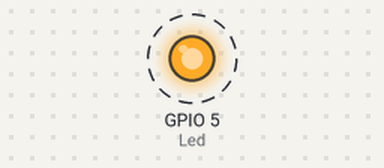
The sketch below on a simulated ESP32. On the bench: output pins drawn as LEDs (lit = HIGH). Dashed ring = blinking. What the sketch prints to the serial monitor is not drawn.

Above: at 1.1 s.
Timing chart, 0 to 4.0 s (numbered marks = the images above):
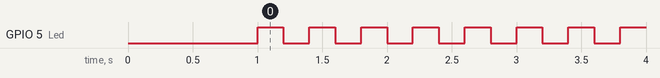

The sketch:

practica_6_1.ino
```cpp
int Led = 5;

void setup() {
  Serial.begin(112500);
  delay(1000);

  xTaskCreate(Tarea1,"Tarea1",10000,NULL,1,NULL);
  xTaskCreate(Tarea2,"Tarea2",10000,NULL,1,NULL);

  pinMode(Led, OUTPUT);
}

void loop() {
  delay(1000);
}

void Tarea1( void * parameter ){
  while(true){
    Serial.println("Hola mundo");
    vTaskDelay (1000); //Ejecuta esta tarea cada 1000 milisegundos
  }
  vTaskDelete(NULL);  // sin esto se reinicia el micro
}

void Tarea2( void * parameter){
  while(true){
    digitalWrite(Led, HIGH);
    Serial.println("LED on");
    delay(200);
    digitalWrite(Led, LOW);
    Serial.println("LED off");
    delay(200);
  }
  vTaskDelete(NULL);
}
```

Measured:
- by itself, GPIO 5 (Led): alternates HIGH for 0.20 s and LOW for 0.20 s
